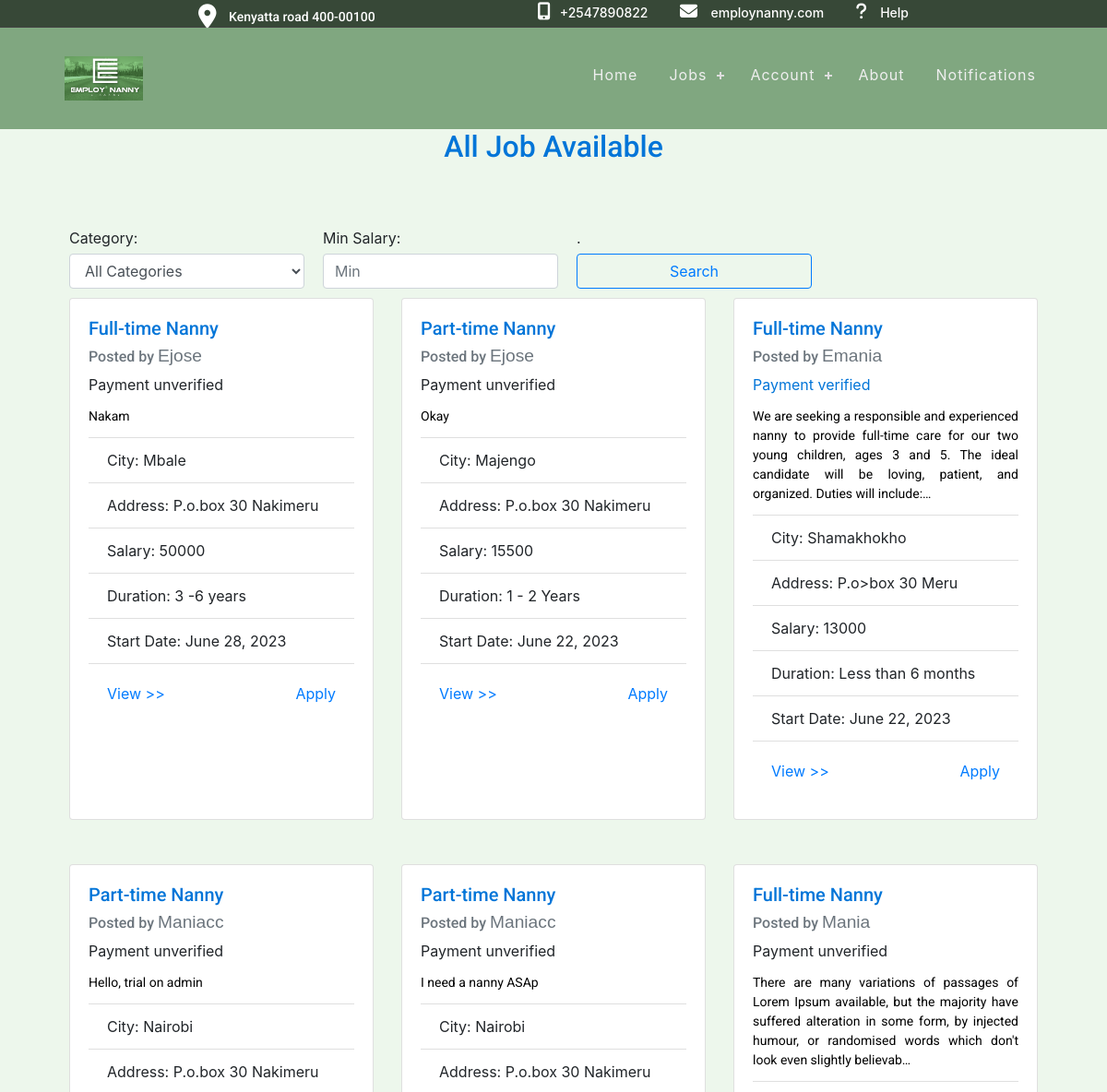
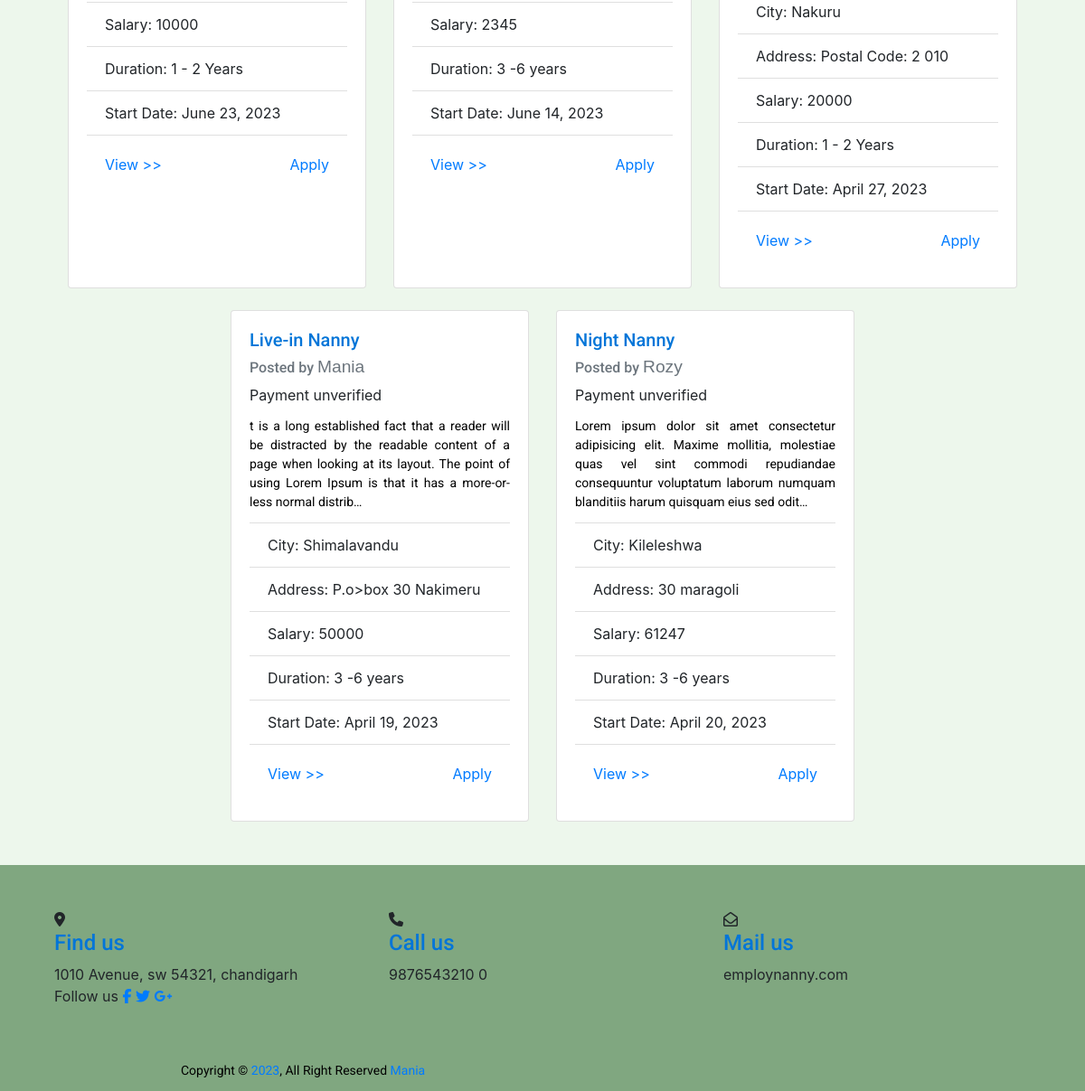
Page /job_listing on the committed database (2 pictures, top to bottom).
### jobapp/models.py (models this page shows, shortened)
class jobModel(models.Model):
    employer = models.ForeignKey(User, on_delete=models.CASCADE)
    category = models.CharField(max_length=100, choices=CATEGORIES)
    city = models.CharField(max_length=100)
    addresss = models.CharField(max_length=100)
    salary = models.CharField(max_length=100)
    language = models.CharField(max_length=100)
    nanny_age = models.CharField(max_length=100, choices=AGE_GROUP_CHOICES)
    hours_per_day = models.IntegerField(default=2)
    start_date = models.DateField()
    years_of_experience = models.IntegerField(default=0)
    duration = models.CharField(max_length=100, choices=CONTRACT_DURATION)
    date_posted = models.DateTimeField(auto_now_add=True)
    job_description = models.TextField(blank=True)
    days_off = models.CharField(
        max_length=100, choices=DAYS_OFF_CHOICES, default='Every weekend')
    leave_available = models.BooleanField(choices=LEAVE_CHOICES, default=False)
    vacation_days_per_year = models.CharField(
        max_length=100, choices=VACATION_CHOICES, default='Two weeks')

### jobapp/views.py (the view)
# urls.py: path('job_listing', views.job_listings, name="job_listing"),
def job_listings(request):
    if request.user.groups.filter(name='employer').exists():
        jobs = jobModel.objects.filter(
            employer=request.user).order_by('-date_posted')
    else:
        jobs = jobModel.objects.all().order_by('-date_posted')
    for job in jobs:
        employer = job.employer
        total_payments = Payment.objects.filter(
            user=employer).aggregate(Sum('amount'))['amount__sum'] or 0
        if total_payments >= int(job.salary):
            job.payment_status = 'verified'
        else:
            job.payment_status = 'unverified'
    category_query = request.GET.get('category')
    salary_min = request.GET.get('salary_min')
    if category_query:
        jobs = jobs.filter(category__iexact=category_query)
    if salary_min:
        jobs = jobs.filter(salary__gte=Decimal(salary_min))
    paginator = Paginator(jobs, 9)
    page_number = request.GET.get('page')
    page_obj = paginator.get_page(page_number)
    context = {
        'page_obj': page_obj,
        'category_query': category_query,
        'salary_min': salary_min,
        'categories': CATEGORIES
    }
    return render(request, 'jobapp/joblistings.html', context)

### jobapp/templatetags/jobapp_tags.py (called while the page is built)
@register.filter(name='has_group')
def has_group(user, group_name):
    return user.groups.filter(name=group_name).exists()

### jobapp/templates/jobapp/joblistings.html (shortened to what this page needs)
{% extends 'jobapp/base.html' %} {% block content %}{% load jobapp_tags%}
<h2 class="text-center">All Job Available</h2>
<div class="container" style="max-width: 90%">
<form method="GET">
  <div class="form-row">
    <div class="form-group col-md-3">
      <label for="category">Category:</label>
      <select id="category" name="category" class="form-control">
        <option value="">All Categories</option>
      </select>
    </div>
    <div class="form-group col-md-3">
      <label for="salary_min">Min Salary:</label>
      <input type="number" class="form-control" id="salary_min" name="salary_min" placeholder="Min" value="{{ salary_min }}">
    </div>
  <div class="form-group col-md-3">
          <label for="salary_min">.</label>
    <button type="submit" class="btn btn-outline-primary btn-block">Search</button>
    </div>
  </div>
</form>
  <div class="row justify-content-center mb-4 px-6">
    {% for job in page_obj %}
    <div class="col-md-4 mb-4">
      <div class="card h-100">
        <div class="card-body">
          <h5 class="card-title">{{ job.category }}</h5>
          <h6 class="card-subtitle mb-2 text-muted">
            Posted by <span class="employer">{{ job.employer.username }}</span>
          </h6>
          {% if job.payment_status == 'verified' %}
          <div class="payment-verified" style="color: #0275d8">
            Payment verified
          </div>
          {% else %}
          <div class="payment-unverified">Payment unverified</div>
          {% endif %}
          <p class="card-text">{{ job.job_description|truncatechars:200 }}</p>
          <ul class="list-group list-group-flush">
            <li class="list-group-item">City: {{ job.city }}</li>
            <li class="list-group-item">Address: {{ job.addresss }}</li>
            <li class="list-group-item">Salary: {{ job.salary }}</li>
            <li class="list-group-item">Duration: {{ job.duration }}</li>
            <li class="list-group-item">Start Date: {{ job.start_date }}</li>
          </ul>
          <div class="card-body d-flex justify-content-between align-items-end">
            {% if request.user|has_group:'employer'%}
              <a
              href="{% url 'job_detail' job_id=job.pk %}"
              class="card-link float-left"
              >Public View  >></a
            >
            {% else %}
            <a
              href="{% url 'job_detail' job_id=job.pk %}"
              class="card-link float-left "
              >View >></a
            >
            <a
              href="{% url 'apply_for_job' job_id=job.pk %}"
              class="card-link ml-auto"
              >Apply</a
            >
            {% endif %}
          </div>
        </div>
      </div>
    </div>
    {% if forloop.counter|divisibleby:3 %}
  </div>
  <div class="row justify-content-center">{% endif %} {% endfor %}</div>
</div>
{% endblock %}

### static/css/base.css (style rules this page uses)
p { color: black; font-family: 'Roboto', sans-serif; }
:root { --background-color: #ffffff; --text-color: #000000; }

### static/css/registration.css (style rules this page uses)
::placeholder { color: #969fa4; }
p { text-align: center; font-size: 14px; color: #090a09; margin: 12px 0; }
form { padding-top: 60px; }

### static/css/header.css (style rules this page uses)
h1, h2, h3, h4, h5 { color: #0275d8; font-family: 'Roboto', sans-serif; }
h6 { font-family: 'Roboto', sans-serif; }
a, a:hover, a:focus, a:active { text-decoration: none; outline: none; }
body { background-color: rgb(237, 247, 236); }
ul { margin: 0; padding: 0; list-style: none; }

### static/css/nannyDetails.css (style rules this page uses)
.container { margin-right: auto; margin-left: auto; max-width: 800px; }
.form-group { display: flex; flex-direction: column; margin-right: 10px; margin-bottom: 10px; width: 45%; }
.form-group:last-child { margin-right: 0; }
.row { display: flex; flex-wrap: wrap; }
label { margin-bottom: 5px; }

### static/css/aboutus.css (style rules this page uses)
p { text-align: justify; color: black }

### static/css/payment_home.css (style rules this page uses)
.d-flex { display: flex; }
.justify-content-center { justify-content: center; }

### jobapp/templates/jobapp/joblistings.html (style rules this page uses)
.employer { font-size: 1.2rem; font-family: Arial, sans-serif; text-transform: capitalize; }
p { color:black; }

### rows in the picture
jobModel: category "Full-time Nanny", employer.username "Ejose", shows "Payment unverified", job_description "Nakam", city "Mbale", addresss "P.o.box 30 Nakimeru", salary "50000", duration "3 -6 years", start_date "June 28, 2023"
jobModel: category "Part-time Nanny", employer.username "Ejose", shows "Payment unverified", job_description "Okay", city "Majengo", addresss "P.o.box 30 Nakimeru", salary "15500", duration "1 - 2 Years", start_date "June 22, 2023"
jobModel: category "Full-time Nanny", employer.username "Emania", shows "Payment verified", job_description "We are seeking a responsible and experienced nanny to provide full-time care for our two young children, ages 3 and 5. The ideal candidate will be loving, patient, and organized. Duties will include:…", city "Shamakhokho", addresss "P.o>box 30 Meru", salary "13000", duration "Less than 6 months", start_date "June 22, 2023"
jobModel: category "Part-time Nanny", employer.username "Maniacc", shows "Payment unverified", job_description "Hello, trial on admin", city "Nairobi", addresss "P.o.box 30 Nakimeru", salary "10000", duration "1 - 2 Years", start_date "June 23, 2023"
jobModel: category "Part-time Nanny", employer.username "Maniacc", shows "Payment unverified", job_description "I need a nanny ASAp", city "Nairobi", addresss "P.o.box 30 Nakimeru", salary "2345", duration "3 -6 years", start_date "June 14, 2023"
jobModel: category "Full-time Nanny", employer.username "Mania", shows "Payment unverified", job_description "There are many variations of passages of Lorem Ipsum available, but the majority have suffered alteration in some form, by injected humour, or randomised words which don't look even slightly believab…", city "Nakuru", addresss "Postal Code: 2 010", salary "20000", duration "1 - 2 Years", start_date "April 27, 2023"
jobModel: category "Live-in Nanny", employer.username "Mania", shows "Payment unverified", job_description "t is a long established fact that a reader will be distracted by the readable content of a page when looking at its layout. The point of using Lorem Ipsum is that it has a more-or-less normal distrib…", city "Shimalavandu", addresss "P.o>box 30 Nakimeru", salary "50000", duration "3 -6 years", start_date "April 19, 2023"
jobModel: category "Night Nanny", employer.username "Rozy", shows "Payment unverified", job_description "Lorem ipsum dolor sit amet consectetur adipisicing elit. Maxime mollitia, molestiae quas vel sint commodi repudiandae consequuntur voluptatum laborum numquam blanditiis harum quisquam eius sed odit…", city "Kileleshwa", addresss "30 maragoli", salary "61247", duration "3 -6 years", start_date "April 20, 2023"
